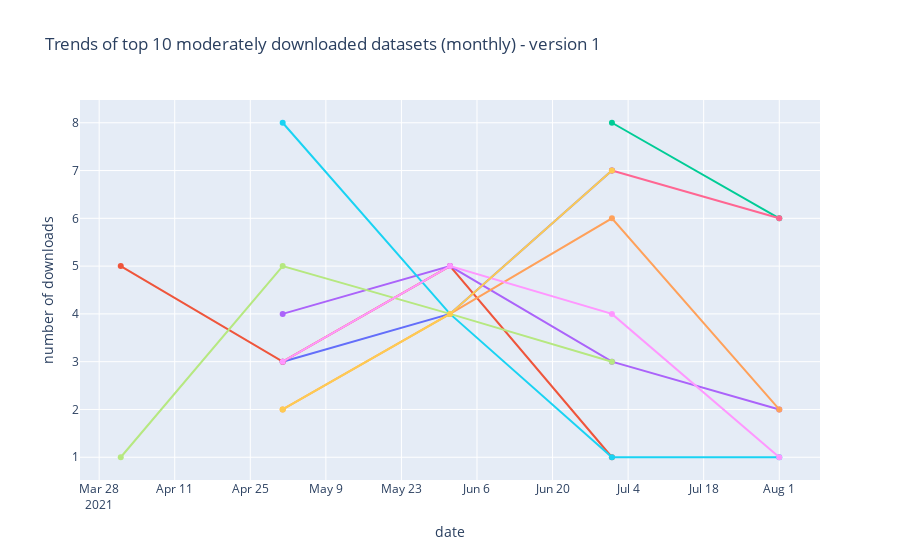

Notebook code for this chart:
### Markdown cell above
##### Moderately downloaded

### Code cell
top10_v1 = top_ds_v1[top_ds_v1['count'] < 15][0:10]
active_v1_ids = top10_v1['dataset_id'].tolist()
active_v1_names = top10_v1['dataset_name'].tolist()

dataset_download_trends(active_v1_ids, active_v1_names, 'create_trace_monthly_v1', 'Trends of top 10 moderately downloaded datasets (monthly) - version 1')

### Figure 1 — Plotly figure (JSON) as saved in the notebook; plotly's stock layout.template omitted (floating-point values rounded to 4 significant figures)
{"data": [{"mode": "lines+markers", "name": "Vascular — Cells of the adult human heart", "type": "scatter", "x": ["2021-05", "2021-06", "2021-07"], "y": [3, 4, 7]}, {"mode": "lines+markers", "name": "Adult mouse cortical cell taxonomy revealed by single cell transcriptomics", "type": "scatter", "x": ["2021-04", "2021-05", "2021-06", "2021-07"], "y": [5, 3, 5, 1]}, {"mode": "lines+markers", "name": "Tabula Sapiens - Stromal", "type": "scatter", "x": ["2021-07", "2021-08"], "y": [8, 6]}, {"mode": "lines+markers", "name": "All — A single-cell transcriptomic atlas characterizes ageing tissues in the mouse", "type": "scatter", "x": ["2021-05", "2021-06", "2021-07", "2021-08"], "y": [4, 5, 3, 2]}, {"mode": "lines+markers", "name": "Spatiotemporal analysis of human intestinal development at single-cell resolution: All cells", "type": "scatter", "x": ["2021-05", "2021-06", "2021-07", "2021-08"], "y": [2, 4, 6, 2]}, {"mode": "lines+markers", "name": "Lung — A single-cell transcriptomic atlas characterizes ageing tissues in the mouse", "type": "scatter", "x": ["2021-05", "2021-06", "2021-07", "2021-08"], "y": [8, 4, 1, 1]}, {"mode": "lines+markers", "name": "Tabula Sapiens - Epithelial", "type": "scatter", "x": ["2021-07", "2021-08"], "y": [7, 6]}, {"mode": "lines+markers", "name": "Bladder lumen — A single-cell transcriptomic atlas characterizes ageing tissues in the mouse", "type": "scatter", "x": ["2021-04", "2021-05", "2021-06", "2021-07"], "y": [1, 5, 4, 3]}, {"mode": "lines+markers", "name": "All — A single-cell transcriptomic atlas characterizes ageing tissues in the mouse", "type": "scatter", "x": ["2021-05", "2021-06", "2021-07", "2021-08"], "y": [3, 5, 4, 1]}, {"mode": "lines+markers", "name": "Immune — Cells of the adult human heart", "type": "scatter", "x": ["2021-05", "2021-06", "2021-07"], "y": [2, 4, 7]}], "layout": {"showlegend": false, "title": {"text": "Trends of top 10 moderately downloaded datasets (monthly) - version 1"}, "xaxis": {"title": {"text": "date"}}, "yaxis": {"title": {"text": "number of downloads"}}}}
